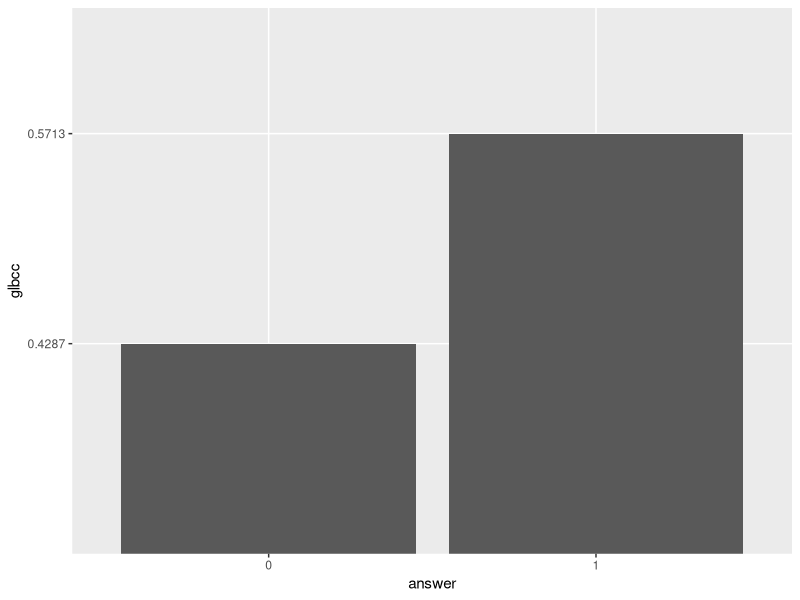
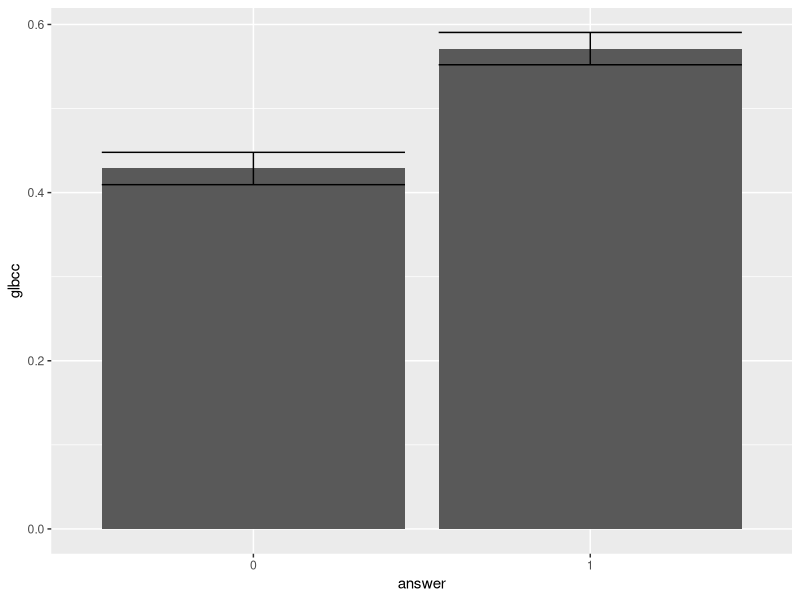
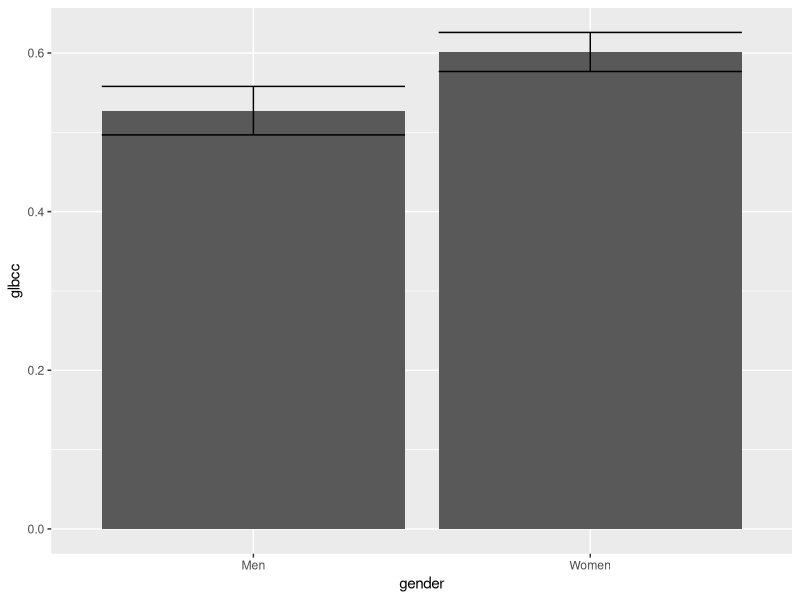
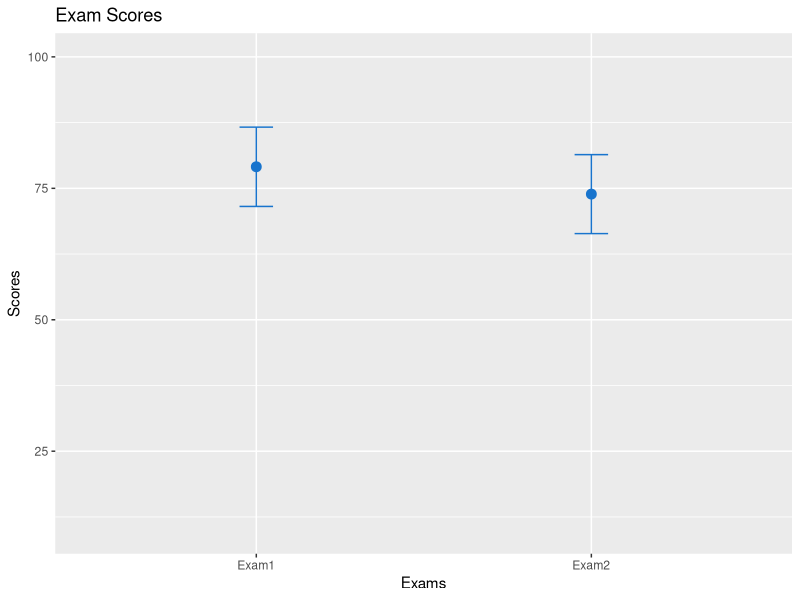
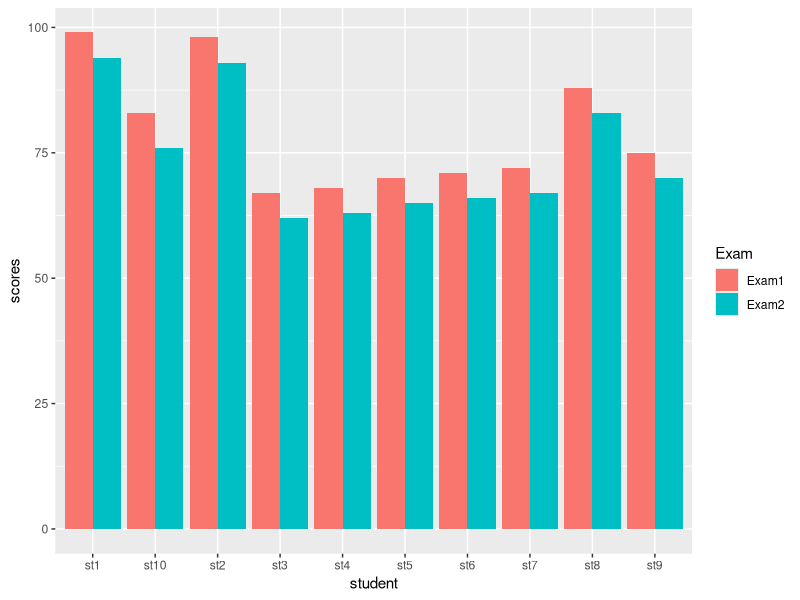

R code for these plots, in order:
## ---- chunk 1
knitr::opts_chunk$set(echo = TRUE)
#setwd("~/Methods Labs")
ds <- read.csv("Class Data Set Factored.csv")
library(ggplot2)
library(psych)
library(car)
library(vcd)
options(scipen = 999)
## ---- chunk 2
t.gcc <- table(ds$glbcc)
t.gcc
## ---- chunk 3
p.t.gcc <- round(prop.table(t.gcc), 4)
p.t.gcc 
## ---- chunk 4
p.t.gcc
df <- data.frame(answer = c("0","1"), glbcc = c("0.4287", "0.5713"))
ggplot(df, aes(x=answer, y=glbcc)) +
  geom_bar(stat = "identity") 
## ---- chunk 5
se <-sqrt((0.5713*(1-0.5713)/2547)) 
se
## ---- chunk 6
se <- describe(ds$glbcc)$se
se
## ---- chunk 7
p.t.gcc
## ---- chunk 8
no <- 0.4287
yes <- 0.5713
## ---- chunk 9
no.up <- no + 1.96 * se
no.low <- no - 1.96 * se
yes.up <- yes + 1.96 * se
yes.low <- yes - 1.96 * se

## ---- chunk 10
df <- data.frame(answer = c("0", "1"), glbcc = c(no,yes), lower = c(no.low,yes.low),
                 upper = c(no.up, yes.up))
## ---- chunk 11
ggplot(df, aes(x=answer, y=glbcc)) +
  geom_bar(stat="identity")+
  geom_errorbar(aes(ymin=lower, ymax=upper))
## ---- chunk 12
t.gcc.gend <- table(ds$glbcc, ds$f.gender)
t.gcc.gend
t.gcc.gend.p <- round(prop.table(t.gcc.gend, 2), 4)
t.gcc.gend.p

## ---- chunk 13
yes.table <- t.gcc.gend.p[2,]
yes.table
## ---- chunk 14
men2 <- 0.5273
women2 <- 0.6013
## ---- chunk 15
male <- subset(ds, gender==1)
female <- subset(ds, gender==0)
## ---- chunk 16
men.se <- describe(male$glbcc)$se
women.se <- describe(female$glbcc)$se
## ---- chunk 17
men.up <- men2 + 1.96*men.se
men.low <- men2 - 1.96*men.se
women.up <- women2 + 1.96*women.se
women.low <- women2 - 1.96*women.se
## ---- chunk 18

df2 <- data.frame(gender = c("Men", "Women"), glbcc = c(men2,women2), lower = c(men.low,women.low),
                 upper = c(men.up, women.up))
## ---- chunk 19
ggplot(df2, aes(x=gender, y=glbcc)) +
  geom_bar(stat="identity") +
  geom_errorbar(aes(ymin=lower, ymax=upper))
## ---- chunk 20
t.test(male$glbcc, female$glbcc)
women2 - men2
## ---- chunk 21
ds$r.gccrsk <- recode(ds$glbcc_risk, "0:1=1; 2:3=2; 4:6=3; 7:8:=4; 9:10=5")
table(ds$r.gccrsk)
## ---- chunk 22
gcc.table <- table(ds$r.gccrsk, ds$f.gender)
gcc.table
## ---- chunk 23
round(prop.table(gcc.table, 2) * 100, 1)
## ---- chunk 24
chisq.test(gcc.table)
## ---- chunk 25
summary(gcc.table)
## ---- chunk 26
assocstats(gcc.table)
## ---- chunk 27
gcc.table2 <- table(ds$r.gccrsk, ds$f.ideology, ds$f.gender)
gcc.table2
## ---- chunk 28
chisq.test(gcc.table2[,,1])
assocstats(gcc.table2[,,1])
## ---- chunk 29
chisq.test(gcc.table2[,,2])
assocstats(gcc.table2[,,2])
## ---- chunk 30
ds$f.part <- recode(ds$f.party.2, "'Dem'='Dem'; 'Rep'='Rep'; else=NA")
table(ds$f.part)
## ---- chunk 31
by(ds$glbcc_risk, ds$f.part, describe)
## ---- chunk 32
leveneTest(ds$glbcc_risk, ds$f.part)
## ---- chunk 33
t.test(ds$glbcc_risk ~ ds$f.part, var.equal = FALSE) # var.equal=FALSE is default, you don't need to include it.
## ---- chunk 34
t.test(ds$glbcc_risk ~ ds$f.part, alt = "greater")
## ---- chunk 35
leveneTest(ds$glbcc_risk~ds$f.party.2)
## ---- chunk 36
TukeyHSD(aov(ds$glbcc_risk~ds$f.party.2))
## ---- chunk 37
pairwise.t.test(ds$glbcc_risk, ds$f.party.2, pool.sd=FALSE)
## ---- chunk 38
wilcox.test(ds$glbcc_risk ~ ds$f.part)
## ---- chunk 39
Student <- c("st1", "st2", "st3", "st4", "st5", "st6", "st7", "st8", "st9", "st10")
Exam1 <- c(99, 98, 67, 68, 70, 71, 72, 88, 75, 83)
Exam2 <- c(94, 93, 62, 63, 65, 66, 67, 83, 70, 76) 
exam.ds <- data.frame(Student, Exam1, Exam2)
exam.ds
## ---- chunk 40
var.test(exam.ds$Exam1, exam.ds$Exam2)

## ---- chunk 41
t.test(exam.ds$Exam1, exam.ds$Exam2, paired = TRUE, var.equal = TRUE)
## ---- chunk 42
t.test(exam.ds$Exam1, exam.ds$Exam2, paired = TRUE, var.equal = TRUE, alt = "greater")
## ---- chunk 43
exam1 <- mean(exam.ds$Exam1, na.rm = T)
exam2 <- mean(exam.ds$Exam2, na.rm = T)

## ---- chunk 44
exam1.se <- describe(exam.ds$Exam1)$se
exam2.se <- describe(exam.ds$Exam2)$se
## ---- chunk 45
exam1up <- exam1 + exam1.se*1.96
exam1low <- exam1 - exam1.se*1.96
exam2up <- exam2 + exam2.se*1.96
exam2low <- exam2 - exam2.se*1.96
## ---- chunk 46
test <- c("Exam1", "Exam2")
scores <- c(exam1, exam2)
upper <- c(exam1up, exam2up)
lower <- c(exam1low, exam2low)
examdf <- data.frame(test, scores, upper, lower)
## ---- chunk 47
ggplot(examdf, aes(x=test, y=scores)) + # building the basic aesthetic
  geom_point(size=3, shape=19, col = "dodgerblue3") + # telling R to place points, the shape and color as well.
  geom_errorbar(aes(ymin=lower, ymax=upper), width=.1, col="dodgerblue3") + # making error bars based on the confidence intervals
  ylim(10,100) + # Setting the y axis
  ggtitle("Exam Scores") + # Main title
  xlab("Exams") + # Name for x axis
  ylab("Scores") # Name for y axis
## ---- chunk 48
Exam <- rep(c("Exam1", "Exam2"), each = 10) # Repeats "Exam 1" 10 times and then "Exam 2" 10 times
student <- rep(c("st1", "st2", "st3", "st4", "st5", "st6", "st7", "st8", "st9", "st10"),2) # Repeats the 10 student names 2 times
scores <- c(99, 98, 67, 68, 70, 71, 72, 88, 75, 83, 94, 93, 62, 63, 65, 66, 67, 83, 70, 76) # Lists the 10 Exam 1 scores and then the 10 exam 2 scores. 
exam.com <- data.frame(Exam, student, scores) # Creates the data frame
## ---- chunk 49
exam.com
## ---- chunk 50

ggplot(exam.com, aes(x=student, y=scores, fill=Exam)) +
  geom_bar(stat="identity", position = position_dodge())
